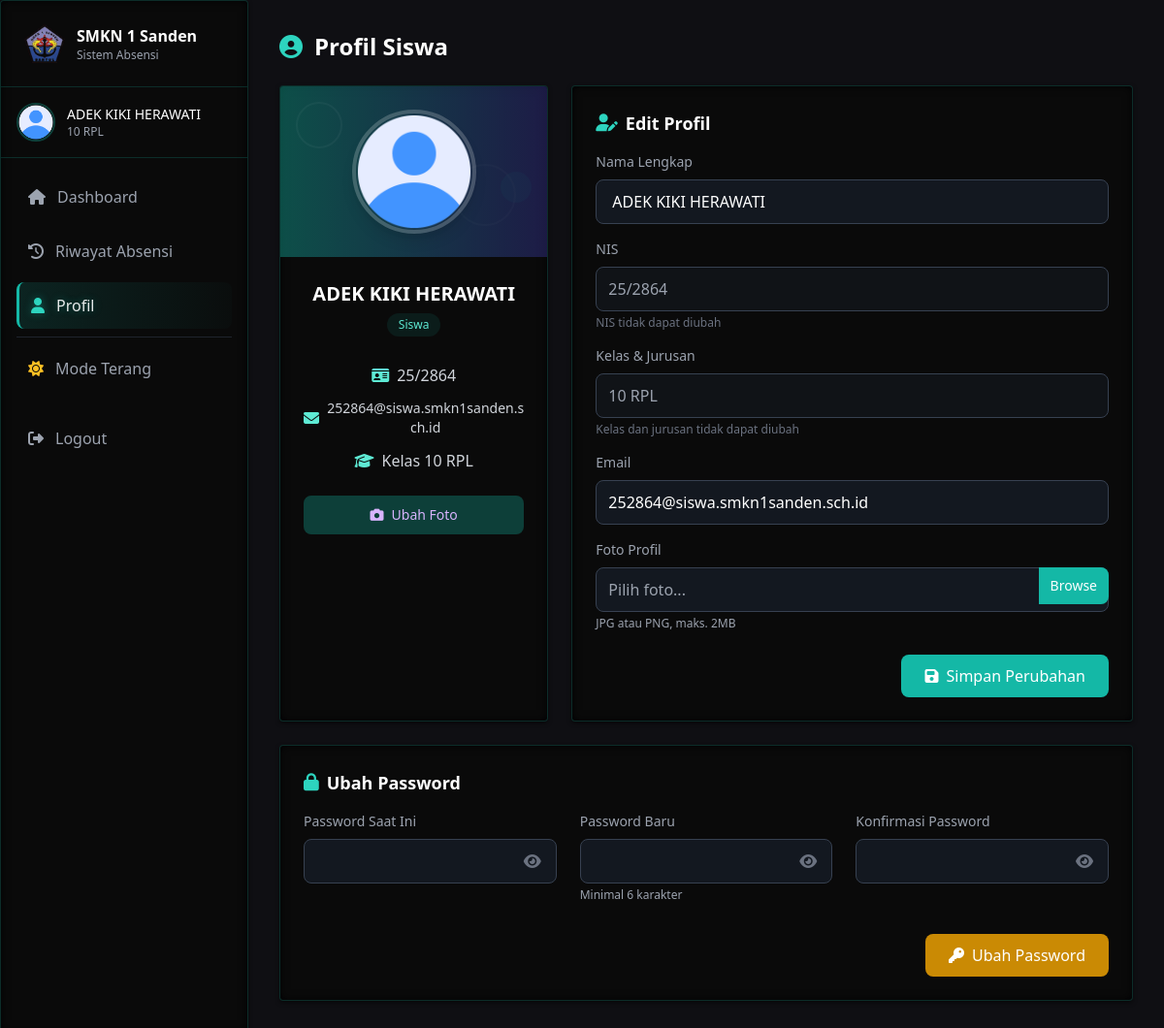
The app's page /siswa/profil/index.php (signed in) with its own data.
### tables this page shows
CREATE TABLE `siswa` (
  `id` int(11) NOT NULL,
  `nis` varchar(20) NOT NULL,
  `nama_lengkap` varchar(100) NOT NULL,
  `jenis_kelamin` enum('L','P') DEFAULT NULL,
  `kelas` enum('10','11','12') NOT NULL,
  `jurusan` enum('RPL','DKV','AK','BR','MP') NOT NULL,
  `email` varchar(100) NOT NULL,
  `password` varchar(255) NOT NULL,
  `foto_profil` varchar(255) DEFAULT 'assets/default/photo-profile.png',
  `created_at` timestamp NOT NULL DEFAULT current_timestamp(),
  `updated_at` timestamp NOT NULL DEFAULT current_timestamp() ON UPDATE current_timestamp()
);

### siswa/profil/index.php (the view, shortened to what this page needs)
<?php
require_once '../../config/database.php';
$sql = "SELECT * FROM siswa WHERE id = :id";
$stmt = $conn->prepare($sql);
$stmt->execute(['id' => $_SESSION['siswa_id']]);
$siswa = $stmt->fetch(PDO::FETCH_ASSOC);
?>
<!DOCTYPE html>
<html lang="en">
<head>
    <script src="https://cdn.tailwindcss.com"></script>
    <link rel="stylesheet" href="https://cdnjs.cloudflare.com/ajax/libs/font-awesome/6.4.2/css/all.min.css">
    <link rel="stylesheet" href="../../assets/css/theme.css">
</head>
<body class="min-h-screen text-white bg-fixed">
    <aside id="sidebar" class="fixed top-0 left-0 h-screen w-64 glass-effect border-r border-teal-500/20 z-50 sidebar-transition -translate-x-full lg:translate-x-0">
        <div class="flex items-center justify-between p-4 lg:p-6 border-b border-teal-500/20">
            <div class="flex items-center gap-3">
                <img src="../../assets/default/smkn1sanden.png" alt="SMKN 1 Sanden" class="h-8 lg:h-10 w-auto">
                <div>
                    <h1 class="font-semibold text-sm lg:text-base">SMKN 1 Sanden</h1>
                    <p class="text-xs text-gray-400">Sistem Absensi</p>
                </div>
            </div>
        </div>
        <div class="p-4 border-b border-teal-500/20">
            <div class="flex items-center gap-3">
                <img src="../../<?= $_SESSION['siswa_photo'] ?: 'assets/default/photo-profile.png' ?>" alt="Profile" class="h-10 w-10 rounded-full object-cover border-2 border-teal-500/30">
                <div>
                    <h2 class="font-medium text-sm"><?= $_SESSION['siswa_name'] ?></h2>
                    <p class="text-xs text-gray-400"><?= $_SESSION['siswa_kelas'] ?> <?= $_SESSION['siswa_jurusan'] ?></p>
                </div>
            </div>
        </div>
        <nav class="p-4 space-y-2 overflow-y-auto no-scrollbar" style="max-height: calc(100vh - 150px);">
            <a href="../dashboard/" class="flex items-center gap-3 text-gray-400 p-3 rounded-lg hover:bg-teal-500/10 transition-colors">
                <i class="fas fa-home"></i>
                <span>Dashboard</span>
            </a>
            <a href="../riwayat/" class="flex items-center gap-3 text-gray-400 p-3 rounded-lg hover:bg-teal-500/10 transition-colors">
                <i class="fas fa-history"></i>
                <span>Riwayat Absensi</span>
            </a>
            <a href="index.php" class="flex items-center gap-3 text-white/90 p-3 rounded-lg menu-active">
                <i class="fas fa-user text-teal-400"></i>
                <span>Profil</span>
            </a>
            <hr class="border-gray-700/50 my-4">
            <button id="theme-toggle-btn" onclick="toggleTheme()" class="flex items-center gap-3 text-gray-400 p-3 rounded-lg hover:bg-teal-400/10 transition-colors w-full text-left">
                <i class="fas fa-sun text-yellow-400"></i>
                <span>Mode Terang</span>
            </button>
            <div class="pt-4 mt-auto">
                <a href="../logout.php" class="flex items-center gap-3 text-gray-400 p-3 rounded-lg hover:bg-red-500/10 hover:text-red-500 transition-colors">
                    <i class="fas fa-sign-out-alt"></i>
                    <span>Logout</span>
                </a>
            </div>
        </nav>
    </aside>
    <main class="lg:ml-64 min-h-screen bg-transparent transition-all duration-300">
        <div class="p-4 lg:p-8">
            <div class="max-w-4xl mx-auto">
                <h1 class="text-xl lg:text-2xl font-bold mb-4 lg:mb-6 flex items-center">
                    <i class="fas fa-user-circle text-teal-400 mr-3 hidden sm:inline"></i>
                    Profil Siswa
                </h1>
                <div class="grid grid-cols-1 lg:grid-cols-3 gap-4 lg:gap-6">
                    <div class="glass-effect rounded-xl overflow-hidden">
                        <div class="bg-gradient-to-r from-teal-500/40 to-indigo-900/50 p-6 relative">
                            <div class="w-24 h-24 sm:w-32 sm:h-32 mx-auto rounded-full overflow-hidden border-4 border-white/20 shadow-lg relative z-10 profile-photo">
                                <?php
                                $photo_path = !empty($siswa['foto_profil']) ? $siswa['foto_profil'] : 'assets/default/photo-profile.png';
                                ?>
                                <img src="../../<?= $photo_path ?>" alt="Student Profile" class="w-full h-full object-cover">
                            </div>
                            <div class="absolute top-0 left-0 w-full h-full opacity-20 hidden sm:block">
                                <div class="absolute top-4 left-4 w-12 h-12 rounded-full border-2 border-white/20"></div>
                                <div class="absolute bottom-8 right-8 w-16 h-16 rounded-full border-2 border-white/10"></div>
                                <div class="absolute top-1/2 right-4 w-8 h-8 rounded-full bg-teal-500/20"></div>
                            </div>
                        </div>
                        <div class="p-4 sm:p-6 text-center">
                            <h2 class="text-lg sm:text-xl font-bold text-white mb-1"><?= htmlspecialchars($siswa['nama_lengkap']) ?></h2>
                            <p class="inline-block px-3 py-1 bg-teal-500/10 text-teal-300 rounded-full text-xs font-medium mb-3">
                                Siswa
                            </p>
                            <div class="space-y-3 mt-4">
                                <div class="flex items-center justify-center text-gray-300">
                                    <i class="fas fa-id-card text-teal-300 mr-2"></i>
                                    <span class="break-all"><?= htmlspecialchars($siswa['nis']) ?></span>
                                </div>
                                <div class="flex items-center justify-center text-gray-300">
                                    <i class="fas fa-envelope text-teal-300 mr-2"></i>
                                    <span class="text-sm break-all"><?= htmlspecialchars($siswa['email']) ?></span>
                                </div>
                                <div class="flex items-center justify-center text-gray-300">
                                    <i class="fas fa-graduation-cap text-teal-300 mr-2"></i>
                                    <span>Kelas <?= htmlspecialchars($siswa['kelas']) ?> <?= htmlspecialchars($siswa['jurusan']) ?></span>
                                </div>
                            </div>
                            <div class="mt-6">
                                <button type="button" onclick="document.getElementById('foto').click();"
                                    class="px-4 py-2.5 bg-teal-500/30 hover:bg-teal-500/50 rounded-lg text-sm
                                        text-purple-300 transition-colors w-full flex items-center justify-center
                                        mobile-touch-target btn-hover-effect">
                                    <i class="fas fa-camera mr-2"></i> Ubah Foto
                                </button>
                            </div>
                        </div>
                    </div>
                    <div class="glass-effect rounded-xl p-4 lg:p-6 lg:col-span-2 form-container">
                        <h3 class="font-semibold text-lg mb-4 flex items-center">
                            <i class="fas fa-user-edit text-teal-400 mr-2"></i>
                            Edit Profil
                        </h3>
                        <form method="POST" enctype="multipart/form-data" class="mobile-form-spacing">
                            <div class="mb-4">
                                <label for="nama_lengkap" class="block text-sm text-gray-400 mb-2">Nama Lengkap</label>
                                <input type="text" id="nama_lengkap" name="nama_lengkap"
                                    value="<?= htmlspecialchars($siswa['nama_lengkap']) ?>" required
                                    class="w-full px-3 lg:px-4 py-2.5 rounded-lg bg-gray-800/50 border border-gray-700 text-white focus:outline-none focus:border-teal-400 mobile-touch-target">
                            </div>
                            <div class="mb-4">
                                <label for="nis" class="block text-sm text-gray-400 mb-2">NIS</label>
                                <input type="text" id="nis" value="<?= htmlspecialchars($siswa['nis']) ?>" disabled
                                    class="w-full bg-gray-800/30 border border-gray-700 rounded-lg px-3 py-2.5 text-gray-400 cursor-not-allowed mobile-touch-target">
                                <p class="text-xs text-gray-500 mt-1">NIS tidak dapat diubah</p>
                            </div>
                            <div class="mb-4">
                                <label for="kelas" class="block text-sm text-gray-400 mb-2">Kelas & Jurusan</label>
                                <input type="text" id="kelas" value="<?= htmlspecialchars($siswa['kelas']) ?> <?= htmlspecialchars($siswa['jurusan']) ?>" disabled
                                    class="w-full bg-gray-800/30 border border-gray-700 rounded-lg px-3 py-2.5 text-gray-400 cursor-not-allowed mobile-touch-target">
                                <p class="text-xs text-gray-500 mt-1">Kelas dan jurusan tidak dapat diubah</p>
                            </div>
                            <div class="mb-4">
                                <label for="email" class="block text-sm text-gray-400 mb-2">Email</label>
                                <input type="email" id="email" name="email"
                                    value="<?= htmlspecialchars($siswa['email']) ?>" required
                                    class="w-full bg-gray-800/50 border border-gray-700 rounded-lg px-3 py-2.5 text-white focus:outline-none focus:border-teal-400 mobile-touch-target">
                            </div>
                            <div class="mb-6">
                                <label for="foto" class="block text-sm text-gray-400 mb-2">Foto Profil</label>
                                <div class="file-input-container flex">
                                    <div class="relative flex-grow">
                                        <input type="text" readonly placeholder="Pilih foto..."
                                            class="w-full bg-gray-800/50 border border-gray-700 rounded-lg px-3 py-2.5 text-white cursor-pointer mobile-touch-target"
                                            id="file-name" onclick="document.getElementById('foto').click();">
                                        <div class="absolute inset-y-0 bottom-2 right-0 flex items-center">
                                            <button type="button" onclick="document.getElementById('foto').click();"
                                                class="h-full px-3 bg-teal-500 hover:bg-teal-600 rounded-r-lg text-white text-sm transition-colors">
                                                Browse
                                            </button>
                                        </div>
                                    </div>
                                </div>
                                <p class="text-xs text-gray-400 mt-1">JPG atau PNG, maks. 2MB</p>
                            </div>
                            <div class="flex justify-end">
                                <button type="submit" name="update_profile"
                                    class="px-6 py-2.5 bg-teal-500 hover:bg-teal-600 rounded-lg font-medium text-white
                                    transition-colors mobile-touch-target btn-hover-effect flex items-center justify-center">
                                    <i class="fas fa-save mr-2"></i> Simpan Perubahan
                                </button>
                            </div>
                        </form>
                    </div>
                    <div class="glass-effect rounded-xl p-4 lg:p-6 lg:col-span-3 form-container">
                        <h3 class="font-semibold text-lg mb-4 flex items-center">
                            <i class="fas fa-lock text-teal-400 mr-2"></i>
                            Ubah Password
                        </h3>
                        <form method="POST" class="grid grid-cols-1 md:grid-cols-3 gap-4 md:gap-6 password-grid mobile-form-spacing">
                            <div>
                                <label for="current_password" class="block text-sm text-gray-400 mb-2">Password Saat Ini</label>
                                <div class="relative">
                                    <input type="password" id="current_password" name="current_password" required
                                        class="w-full bg-gray-800/50 border border-gray-700 rounded-lg px-3 py-2.5 text-white focus:outline-none focus:border-teal-400 pr-10 mobile-touch-target">
                                    <button type="button" onclick="togglePassword('current_password')" class="absolute right-3 top-1/2 -translate-y-1/2 text-gray-500 hover:text-gray-300 p-1">
                                        <i class="fas fa-eye"></i>
                                    </button>
                                </div>
                            </div>
                            <div>
                                <label for="new_password" class="block text-sm text-gray-400 mb-2">Password Baru</label>
                                <div class="relative">
                                    <input type="password" id="new_password" name="new_password" required
                                        class="w-full bg-gray-800/50 border border-gray-700 rounded-lg px-3 py-2.5 text-white focus:outline-none focus:border-teal-400 pr-10 mobile-touch-target">
                                    <button type="button" onclick="togglePassword('new_password')" class="absolute right-3 top-1/2 -translate-y-1/2 text-gray-500 hover:text-gray-300 p-1">
                                        <i class="fas fa-eye"></i>
                                    </button>
                                </div>
                                <p class="text-xs text-gray-400 mt-1">Minimal 6 karakter</p>
                            </div>
                            <div>
                                <label for="confirm_password" class="block text-sm text-gray-400 mb-2">Konfirmasi Password</label>
                                <div class="relative">
                                    <input type="password" id="confirm_password" name="confirm_password" required
                                        class="w-full bg-gray-800/50 border border-gray-700 rounded-lg px-3 py-2.5 text-white focus:outline-none focus:border-teal-400 pr-10 mobile-touch-target">
                                    <button type="button" onclick="togglePassword('confirm_password')" class="absolute right-3 top-1/2 -translate-y-1/2 text-gray-500 hover:text-gray-300 p-1">
                                        <i class="fas fa-eye"></i>
                                    </button>
                                </div>
                            </div>
                            <div class="md:col-span-3 flex justify-end mt-2">
                                <button type="submit" name="change_password"
                                    class="px-6 py-2.5 bg-yellow-600 hover:bg-yellow-700 rounded-lg font-medium text-white
                                    transition-colors mobile-touch-target w-full md:w-auto btn-hover-effect flex items-center justify-center">
                                    <i class="fas fa-key mr-2"></i> Ubah Password
                                </button>
                            </div>
                        </form>
                    </div>
                </div>
            </div>
        </div>
    </main>
</body>
</html>

### records on screen
siswa: foto_profil (picture), nama_lengkap "ADEK KIKI HERAWATI", nis "25/2864", email "252864@siswa.smkn1sanden.sch.id", kelas "10", jurusan "RPL", kelas+jurusan "10 RPL"

### other values on screen
$_SESSION['siswa_name'] "ADEK KIKI HERAWATI"
$_SESSION['siswa_kelas'] "10"
$_SESSION['siswa_jurusan'] "RPL"
